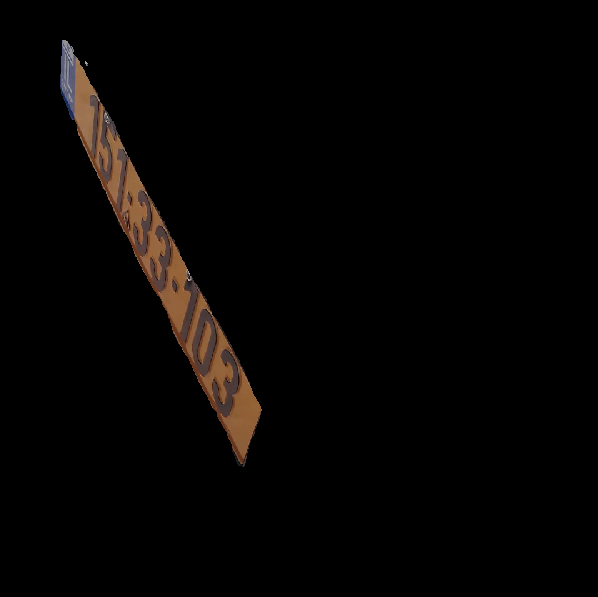
#> input picture pics/1.png, 598 x 597 px; its folder holds only this picture in this run
$ python -i lpr_utils.py   (imports and definitions only)
#> lines starting #> are read from the running program, lines starting #| are printed output that depends on the picture; after the words box and inside, x2 and y2 are one past the last pixel; in counts of white or black regions, pixels touching at a corner belong together
#> further down, picture is the input picture: shape (597, 598, 3); mean B, G, R 2.9, 3.9, 5.6
import numpy as np
import cv2
import matplotlib.pyplot as plt
import torch

import os
from os import listdir
from os.path import isfile, join
from timeit import default_timer as timer
from typing import Any

# Ignore annoying certificate problem
import ssl
ssl._create_default_https_context = ssl._create_unverified_context

try:
    from helpers.debug import *
except ImportError:
    from debug import *


def debug_show(img: np.ndarray, msg: str="Debug image", debug_lvl: int=1) -> None:
    """
    Shows image with message and waits for keypress, if appropriate debug level is enabled.
    Could be replaced with NOOP in production.
    """
    visible = False
    if DEBUG_LVL_1 and debug_lvl >= 1:
        visible = True
    if DEBUG_LVL_2 and debug_lvl >= 2:
        visible = True
    if DEBUG_LVL_3 and debug_lvl >= 3:
        visible = True
    if DEBUG_LVL_10 and debug_lvl >= 10:
        visible = True

    if visible:
        cv2.namedWindow(msg, cv2.WINDOW_NORMAL)
        cv2.resizeWindow(msg, 864, 648)
        cv2.imshow(msg, img)
        cv2.waitKey(0)
        cv2.destroyAllWindows()


# [168 lines left out: functions debug_draw_rt_lines, debug_shade_sheet, debug_shade_defects, read_imgs, list_files, rt_line and 3 more, not called in this run]


def get_lines(img: np.ndarray) -> np.ndarray:
    """
    Obtains vertical edges of the middle band.
    """
    # Detect lines in the left-most part of the image:
    # no blur, more sensitive Canny, less Hough votes, less vertical lines, no middle-prunning
    left_cutoff = 150
    edges = cv2.Canny(img, 10, 25, apertureSize=3, L2gradient=False)
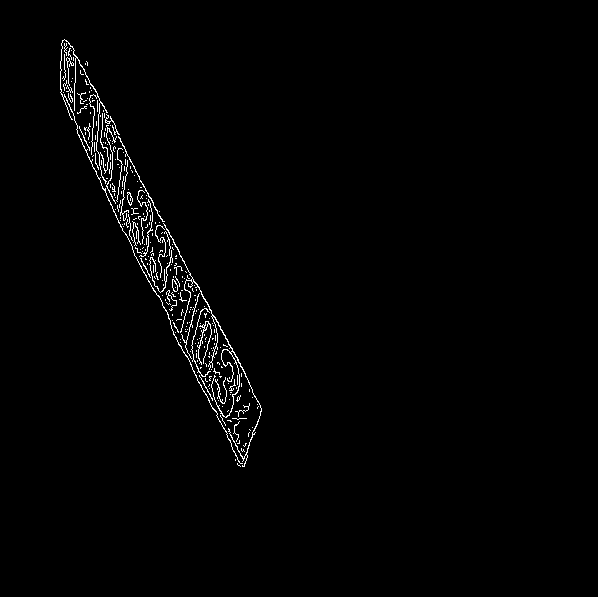
#> edges: shape (597, 598); 1.2% white in thin lines or dots, all inside (x1, y1, x2, y2) = (60, 39, 262, 467)
    debug_show(edges, "Left Canny edges", 1)

    # Clean the edges a little
    kernel = np.array([ [1],
                        [1],
                        [1]], dtype=np.uint8)
    erosion = cv2.erode(edges, kernel, iterations = 1)
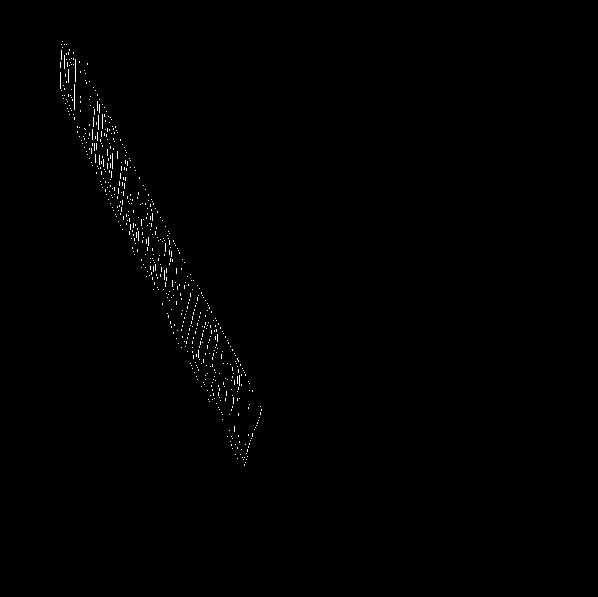
#> erosion: shape (597, 598); 0.41% white in thin lines or dots, all inside (x1, y1, x2, y2) = (60, 41, 262, 466)
    debug_show(erosion, "Erosion of horizontal edges", 1)

    left_lines = cv2.HoughLines(erosion, 1, np.pi / (180 * 4), 65,
                            lines=None, srn=0, stn=0, min_theta=np.pi * 1 / 180, max_theta=np.pi * 8 / 180)
#> left_lines = None
    # TODO Consider using accumulator version below
    # zzz = cv2.HoughLinesWithAccumulator(erosion, 1, np.pi / (180 * 4), 90,
    #                         lines=None, srn=0, stn=0, min_theta=np.pi * 0 / 180, max_theta=np.pi * 8 / 180)
    if left_lines is None:
#> (the run stopped early here; a loop or call above may not have finished)
